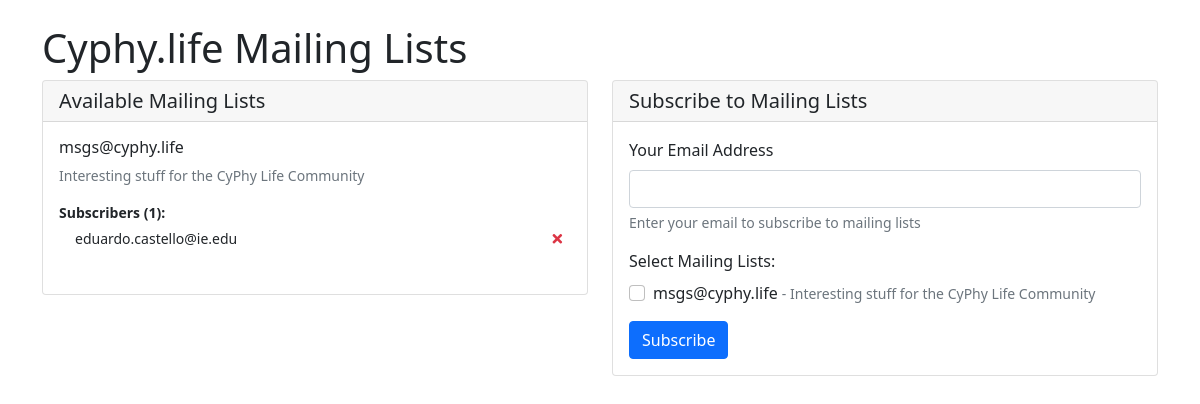
The page / on the database its author committed.
### emails/models.py (models this page shows, shortened)
class MailingList(models.Model):
    alias = models.CharField(max_length=100, unique=True)  # e.g., "msgs@cyphy.life"
    description = models.TextField(blank=True)
    created_at = models.DateTimeField(auto_now_add=True)

class Subscriber(models.Model):
    email = models.EmailField()
    mailing_lists = models.ManyToManyField(MailingList, related_name='subscribers')  # Changed from ForeignKey to ManyToManyField
    is_active = models.BooleanField(default=True)
    added_at = models.DateTimeField(auto_now_add=True)
    class Meta:
        unique_together = []

### emails/views.py (the view)
# urls.py: path('', views.mailing_lists, name='mailing_lists'),
def mailing_lists(request):
    if request.method == 'POST':
        form = SubscriptionForm(request.POST)
        if form.is_valid():
            email = form.cleaned_data['email']
            selected_lists = form.cleaned_data['mailing_lists']
            subscriber, created = Subscriber.objects.get_or_create(
                email=email,
                defaults={'is_active': True}
            )
            subscriber.mailing_lists.set(selected_lists)
            subscriber.is_active = True
            subscriber.save()
            messages.success(request, 'Your subscriptions have been updated!')
            return redirect('mailing_lists')
    else:
        form = SubscriptionForm()
    mailing_lists = MailingList.objects.prefetch_related('subscribers')
    email = request.GET.get('email')
    current_subscriptions = []
    if email:
        subscriber = Subscriber.objects.filter(email=email).first()
        if subscriber:
            current_subscriptions = list(subscriber.mailing_lists.values_list('id', flat=True))
            form = SubscriptionForm(initial={'email': email, 'mailing_lists': current_subscriptions})
    return render(request, 'emails/mailing_lists.html', {
        'form': form,
        'mailing_lists': mailing_lists,
        'current_subscriptions': current_subscriptions
    })

### emails/forms.py
class SubscriptionForm(forms.Form):
    email = forms.EmailField(
        widget=forms.EmailInput(attrs={'class': 'form-control'})
    )
    mailing_lists = forms.ModelMultipleChoiceField(
        queryset=MailingList.objects.all(),
        widget=forms.CheckboxSelectMultiple,
        required=False
    )

### emails/templates/emails/mailing_lists.html (shortened to what this page needs)
{% extends "base.html" %}
{% block content %}
<div class="container mt-4">
    <h1>Cyphy.life Mailing Lists</h1>
    <div class="row">
        <div class="col-md-6 mb-4">
            <div class="card">
                <div class="card-header">
                    <h5 class="card-title mb-0">Available Mailing Lists</h5>
                </div>
                <div class="card-body">
                    {% for list in mailing_lists %}
                    <div class="mb-4">
                        <h6>{{ list.alias }}</h6>
                        {% if list.description %}
                        <p class="text-muted small">{{ list.description }}</p>
                        {% endif %}
                        <div class="small">
                            <strong>Subscribers ({{ list.subscribers.count }}):</strong>
                            <ul class="list-unstyled ms-3">
                                {% for subscriber in list.subscribers.all %}
                                <li class="d-flex align-items-center justify-content-between">
                                    {{ subscriber.email }}
                                    <button class="btn btn-sm btn-link text-danger unsubscribe-btn"
                                            data-email="{{ subscriber.email }}"
                                            data-list-id="{{ list.id }}">
                                        <i class="fas fa-times"></i>
                                    </button>
                                </li>
                                {% endfor %}
                            </ul>
                        </div>
                    </div>
                    {% endfor %}
                </div>
            </div>
        </div>
        <div class="col-md-6">
            <div class="card">
                <div class="card-header">
                    <h5 class="card-title mb-0">Subscribe to Mailing Lists</h5>
                </div>
                <div class="card-body">
                    <form method="post">
                        <div class="mb-3">
                            <label for="{{ form.email.id_for_label }}" class="form-label">Your Email Address</label>
                            {{ form.email }}
                            <div class="form-text">Enter your email to subscribe to mailing lists</div>
                        </div>
                        <div class="mb-3">
                            <label class="form-label">Select Mailing Lists:</label>
                            {% for list in mailing_lists %}
                            <div class="form-check">
                                <input type="checkbox"
                                       name="mailing_lists"
                                       value="{{ list.id }}"
                                       class="form-check-input"
                                       id="list_{{ list.id }}">
                                <label class="form-check-label" for="list_{{ list.id }}">
                                    {{ list.alias }}
                                    {% if list.description %}
                                    <small class="text-muted">- {{ list.description }}</small>
                                    {% endif %}
                                </label>
                            </div>
                            {% endfor %}
                        </div>
                        <button type="submit" class="btn btn-primary">Subscribe</button>
                    </form>
                </div>
            </div>
        </div>
    </div>
</div>
<link href="https://cdnjs.cloudflare.com/ajax/libs/font-awesome/5.15.4/css/all.min.css" rel="stylesheet">
{% endblock %}

### rows shown on the page
MailingList: alias "msgs@cyphy.life", description "Interesting stuff for the CyPhy Life Community", subscribers.count "1"
Subscriber: email "eduardo.castello@ie.edu"
